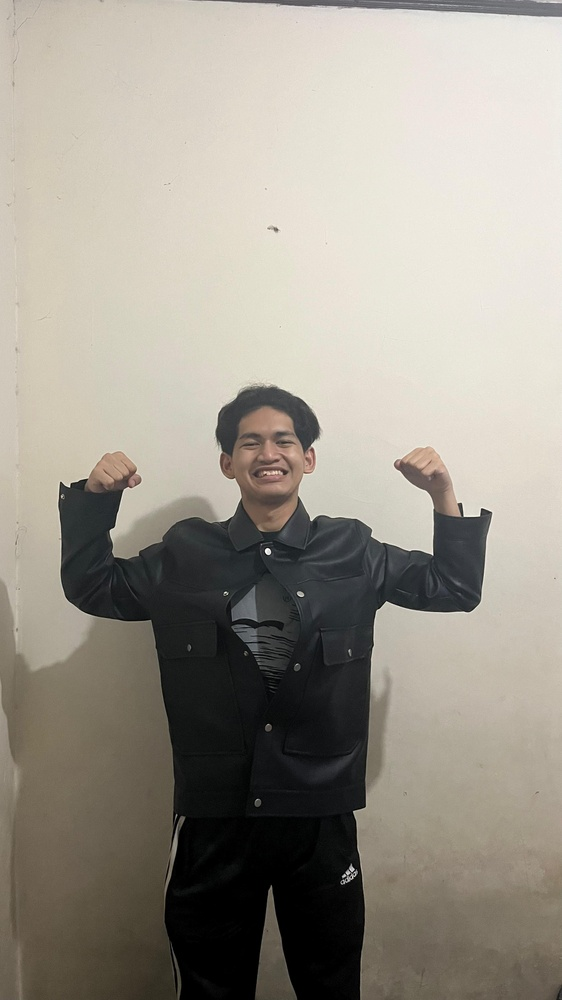
#> input picture filtering citra.jpg, 562 x 1000 px, shrunk from 2268 x 4032 before the run
$ jupyter execute '202331303_Muhammad Nadhil Arsy Al-Wafi_Filtering Citra.ipynb'
#> lines starting #> are read from the running program, lines starting #| are printed output that depends on the picture
## IMPORT LIBRARY

[cell 1]
# 202331303_Muhammad Nadhil Arsy Al-Wafi
import cv2
import numpy as np
import matplotlib.pyplot as plt

## MEMBACA GAMBAR

[cell 2]
# 202331303_Muhammad Nadhil Arsy Al-Wafi
# Membaca gambar
img1 = cv2.imread('filtering citra.jpg')
#> img1 is the input picture: shape (1000, 562, 3); mean B, G, R 140.6, 151, 156.5
img2 = cv2.imread('filtering citra bukti.jpg')
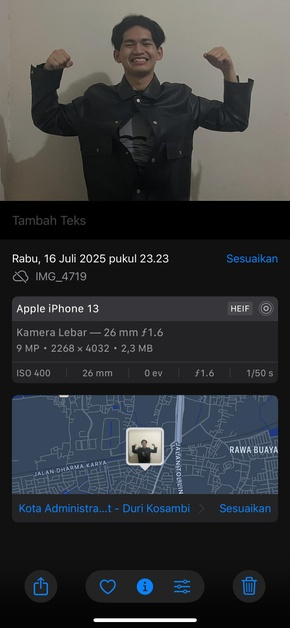
#> input picture filtering citra bukti.jpg, 290 x 628 px, shrunk from 1170 x 2532 before the run
#> img2 is the input picture: shape (628, 290, 3); mean B, G, R 58.9, 57.1, 55.1
gray = cv2.cvtColor(img1, cv2.COLOR_BGR2GRAY)

# Mengonversi warna BGR ke RGB
img1_rgb = cv2.cvtColor(img1, cv2.COLOR_BGR2RGB)
img2_rgb = cv2.cvtColor(img2, cv2.COLOR_BGR2RGB)

# Membuat subplot
fig, axs = plt.subplots(1, 2, figsize=(12, 8))

# Menampilkan gambar pertama
axs[0].imshow(img1_rgb)
axs[0].axis('off')

# Menampilkan gambar kedua
axs[1].imshow(img2_rgb)
axs[1].axis('off')

plt.show()
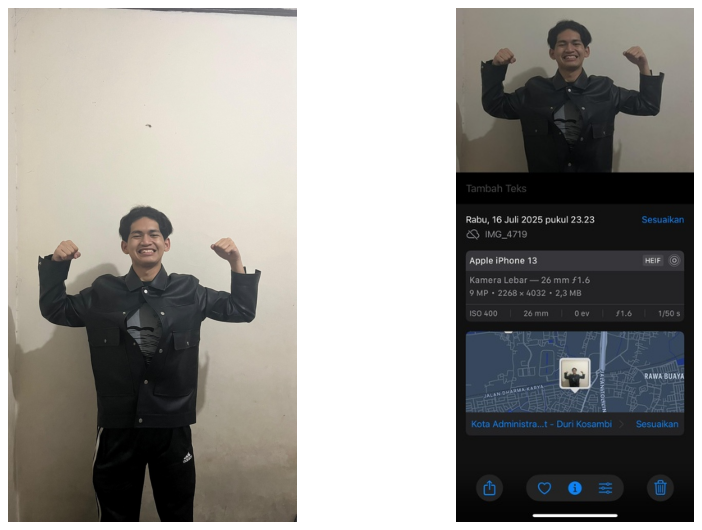
#> figure drawn by matplotlib, 2 panels

## MEDIAN FILTERING (KITA AKAN GUNAKAN BGR AGAR TETAP BERWARNA OBJEK)

[cell 3]
# 202331303_Muhammad Nadhil Arsy Al-Wafi
median_filtered = cv2.medianBlur(img1, 3)

## MEAN FILTERING MANUAL PADA GRAYSCALENYA

[cell 4]
# 202331303_Muhammad Nadhil Arsy Al-Wafi
def manual_mean_filter(image, kernel_size=3):
#> called with kernel_size = 3
    pad = kernel_size // 2
    padded = np.pad(image, pad, mode='edge')
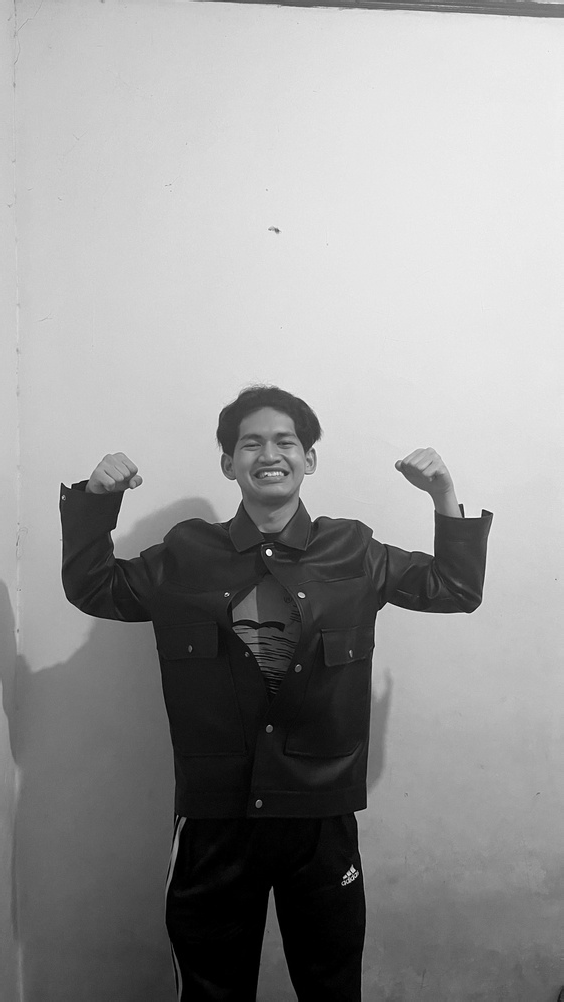
#> padded: shape (1002, 564); min 0, max 254, mean 151.4
    filtered = np.zeros_like(image)

    for i in range(image.shape[0]):
        for j in range(image.shape[1]):
            region = padded[i:i+kernel_size, j:j+kernel_size]
            filtered[i, j] = int(np.mean(region))
    return filtered

mean_filtered = manual_mean_filter(gray)

## Menampilkan

[cell 5]
# 202331303_Muhammad Nadhil Arsy Al-Wafi
fig, axs = plt.subplots(2, 2, figsize=(12, 12))

# Baris 1
axs[0, 0].imshow(gray, cmap='gray')
axs[0, 0].set_title('Citra Asli')

axs[0, 1].imshow(cv2.cvtColor(median_filtered, cv2.COLOR_BGR2RGB))
axs[0, 1].set_title('After filter median')

# Baris 2
axs[1, 0].imshow(gray, cmap='gray')
axs[1, 0].set_title('Original Image')

axs[1, 1].imshow(mean_filtered, cmap='gray')
axs[1, 1].set_title('Mean Filtered Image')

plt.tight_layout()
plt.show()
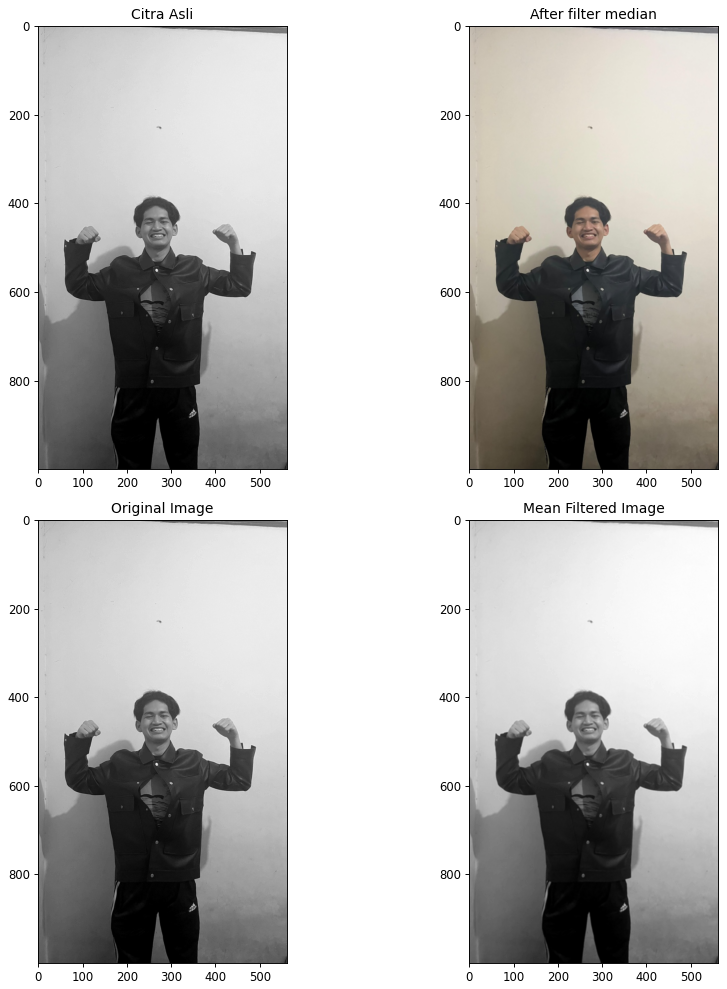
#> figure drawn by matplotlib, 4 panels
